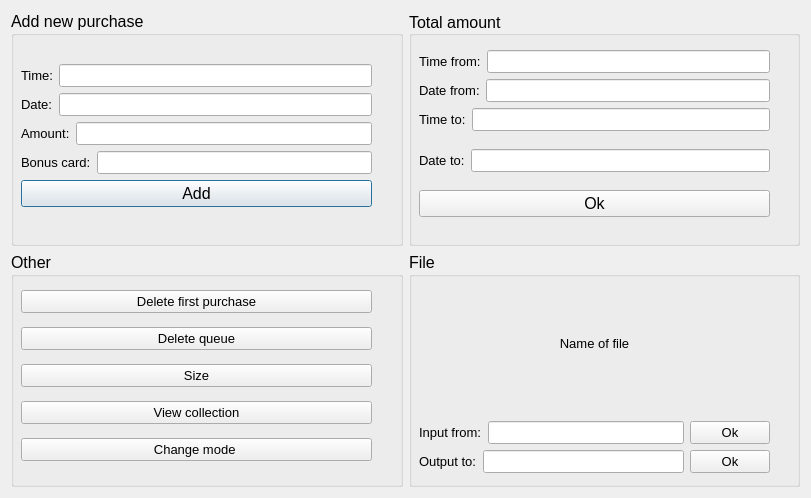
<?xml version="1.0" encoding="UTF-8"?>
<ui version="4.0">
 <class>bc_window</class>
 <widget class="QDialog" name="bc_window">
  <property name="geometry">
   <rect>
    <x>0</x>
    <y>0</y>
    <width>811</width>
    <height>498</height>
   </rect>
  </property>
  <property name="windowTitle">
   <string>Dialog</string>
  </property>
  <layout class="QVBoxLayout" name="verticalLayout">
   <item>
    <layout class="QHBoxLayout" name="horizontalLayout">
     <item>
      <widget class="QGroupBox" name="groupBox_5">
       <property name="font">
        <font>
         <pointsize>12</pointsize>
        </font>
       </property>
       <property name="title">
        <string>Add new purchase</string>
       </property>
       <widget class="QWidget" name="layoutWidget_2">
        <property name="geometry">
         <rect>
          <x>10</x>
          <y>34</y>
          <width>351</width>
          <height>181</height>
         </rect>
        </property>
        <layout class="QVBoxLayout" name="verticalLayout_7">
         <item>
          <layout class="QVBoxLayout" name="verticalLayout_8">
           <item>
            <layout class="QVBoxLayout" name="verticalLayout_10">
             <item>
              <layout class="QHBoxLayout" name="horizontalLayout_10">
               <item>
                <widget class="QLabel" name="label_11">
                 <property name="font">
                  <font>
                   <pointsize>10</pointsize>
                  </font>
                 </property>
                 <property name="text">
                  <string>Time:</string>
                 </property>
                </widget>
               </item>
               <item>
                <widget class="QLineEdit" name="bc_purchase_time">
                 <property name="font">
                  <font>
                   <pointsize>10</pointsize>
                  </font>
                 </property>
                </widget>
               </item>
              </layout>
             </item>
             <item>
              <layout class="QHBoxLayout" name="horizontalLayout_11">
               <item>
                <widget class="QLabel" name="label_12">
                 <property name="font">
                  <font>
                   <pointsize>10</pointsize>
                  </font>
                 </property>
                 <property name="text">
                  <string>Date:</string>
                 </property>
                </widget>
               </item>
               <item>
                <widget class="QLineEdit" name="bc_purchase_date">
                 <property name="font">
                  <font>
                   <pointsize>10</pointsize>
                  </font>
                 </property>
                </widget>
               </item>
              </layout>
             </item>
             <item>
              <layout class="QHBoxLayout" name="horizontalLayout_12">
               <item>
                <widget class="QLabel" name="label_13">
                 <property name="font">
                  <font>
                   <pointsize>10</pointsize>
                  </font>
                 </property>
                 <property name="text">
                  <string>Amount:</string>
                 </property>
                </widget>
               </item>
               <item>
                <widget class="QLineEdit" name="bc_purchase_amount">
                 <property name="font">
                  <font>
                   <pointsize>10</pointsize>
                  </font>
                 </property>
                </widget>
               </item>
              </layout>
             </item>
            </layout>
           </item>
           <item>
            <layout class="QHBoxLayout" name="horizontalLayout_19">
             <item>
              <widget class="QLabel" name="label_21">
               <property name="font">
                <font>
                 <pointsize>10</pointsize>
                </font>
               </property>
               <property name="text">
                <string>Bonus card:</string>
               </property>
              </widget>
             </item>
             <item>
              <widget class="QLineEdit" name="bc_purchase_bonus_card">
               <property name="font">
                <font>
                 <pointsize>10</pointsize>
                </font>
               </property>
              </widget>
             </item>
            </layout>
           </item>
           <item>
            <widget class="QPushButton" name="bc_purchase_add">
             <property name="text">
              <string>Add</string>
             </property>
            </widget>
           </item>
          </layout>
         </item>
        </layout>
       </widget>
      </widget>
     </item>
     <item>
      <widget class="QGroupBox" name="groupBox_7">
       <property name="font">
        <font>
         <pointsize>12</pointsize>
        </font>
       </property>
       <property name="title">
        <string>Total amount</string>
       </property>
       <property name="alignment">
        <set>Qt::AlignLeading|Qt::AlignLeft|Qt::AlignVCenter</set>
       </property>
       <widget class="QWidget" name="layoutWidget_3">
        <property name="geometry">
         <rect>
          <x>10</x>
          <y>27</y>
          <width>351</width>
          <height>191</height>
         </rect>
        </property>
        <layout class="QVBoxLayout" name="verticalLayout_11">
         <item>
          <layout class="QVBoxLayout" name="verticalLayout_12">
           <item>
            <layout class="QHBoxLayout" name="horizontalLayout_13">
             <item>
              <widget class="QLabel" name="label_14">
               <property name="font">
                <font>
                 <pointsize>10</pointsize>
                </font>
               </property>
               <property name="text">
                <string>Time from:</string>
               </property>
              </widget>
             </item>
             <item>
              <widget class="QLineEdit" name="bc_amount_time_from">
               <property name="font">
                <font>
                 <pointsize>10</pointsize>
                </font>
               </property>
              </widget>
             </item>
            </layout>
           </item>
           <item>
            <layout class="QHBoxLayout" name="horizontalLayout_14">
             <item>
              <widget class="QLabel" name="label_15">
               <property name="font">
                <font>
                 <pointsize>10</pointsize>
                </font>
               </property>
               <property name="text">
                <string>Date from:</string>
               </property>
              </widget>
             </item>
             <item>
              <widget class="QLineEdit" name="bc_amount_date_from">
               <property name="font">
                <font>
                 <pointsize>10</pointsize>
                </font>
               </property>
              </widget>
             </item>
            </layout>
           </item>
           <item>
            <layout class="QHBoxLayout" name="horizontalLayout_15">
             <item>
              <widget class="QLabel" name="label_16">
               <property name="font">
                <font>
                 <pointsize>10</pointsize>
                </font>
               </property>
               <property name="text">
                <string>Time to:</string>
               </property>
              </widget>
             </item>
             <item>
              <widget class="QLineEdit" name="bc_amount_time_to">
               <property name="font">
                <font>
                 <pointsize>10</pointsize>
                </font>
               </property>
              </widget>
             </item>
            </layout>
           </item>
          </layout>
         </item>
         <item>
          <layout class="QHBoxLayout" name="horizontalLayout_16">
           <item>
            <widget class="QLabel" name="label_17">
             <property name="font">
              <font>
               <pointsize>10</pointsize>
              </font>
             </property>
             <property name="text">
              <string>Date to:</string>
             </property>
            </widget>
           </item>
           <item>
            <widget class="QLineEdit" name="bc_amount_date_to">
             <property name="font">
              <font>
               <pointsize>10</pointsize>
              </font>
             </property>
             <property name="text">
              <string/>
             </property>
            </widget>
           </item>
          </layout>
         </item>
         <item>
          <widget class="QPushButton" name="bc_amount_ok">
           <property name="text">
            <string>Ok</string>
           </property>
          </widget>
         </item>
        </layout>
       </widget>
      </widget>
     </item>
    </layout>
   </item>
   <item>
    <layout class="QHBoxLayout" name="horizontalLayout_2">
     <item>
      <widget class="QGroupBox" name="groupBox_8">
       <property name="font">
        <font>
         <pointsize>12</pointsize>
        </font>
       </property>
       <property name="title">
        <string>Other</string>
       </property>
       <widget class="QWidget" name="layoutWidget_4">
        <property name="geometry">
         <rect>
          <x>10</x>
          <y>30</y>
          <width>351</width>
          <height>191</height>
         </rect>
        </property>
        <layout class="QVBoxLayout" name="verticalLayout_13">
         <item>
          <widget class="QPushButton" name="bc_delete_first">
           <property name="font">
            <font>
             <pointsize>10</pointsize>
            </font>
           </property>
           <property name="text">
            <string>Delete first purchase</string>
           </property>
          </widget>
         </item>
         <item>
          <widget class="QPushButton" name="bc_delete_queue">
           <property name="font">
            <font>
             <pointsize>10</pointsize>
            </font>
           </property>
           <property name="text">
            <string>Delete queue</string>
           </property>
          </widget>
         </item>
         <item>
          <widget class="QPushButton" name="bc_size">
           <property name="font">
            <font>
             <pointsize>10</pointsize>
            </font>
           </property>
           <property name="text">
            <string>Size</string>
           </property>
          </widget>
         </item>
         <item>
          <widget class="QPushButton" name="bc_view_collection">
           <property name="font">
            <font>
             <pointsize>10</pointsize>
            </font>
           </property>
           <property name="text">
            <string>View collection</string>
           </property>
          </widget>
         </item>
         <item>
          <widget class="QPushButton" name="pushButton_bc_back">
           <property name="font">
            <font>
             <pointsize>10</pointsize>
            </font>
           </property>
           <property name="text">
            <string>Change mode </string>
           </property>
          </widget>
         </item>
        </layout>
       </widget>
      </widget>
     </item>
     <item>
      <widget class="QGroupBox" name="groupBox_9">
       <property name="font">
        <font>
         <pointsize>12</pointsize>
        </font>
       </property>
       <property name="title">
        <string>File</string>
       </property>
       <widget class="QWidget" name="layoutWidget_5">
        <property name="geometry">
         <rect>
          <x>10</x>
          <y>20</y>
          <width>351</width>
          <height>201</height>
         </rect>
        </property>
        <layout class="QVBoxLayout" name="verticalLayout_14">
         <item>
          <widget class="QLabel" name="label_18">
           <property name="font">
            <font>
             <pointsize>10</pointsize>
            </font>
           </property>
           <property name="text">
            <string>Name of file</string>
           </property>
           <property name="alignment">
            <set>Qt::AlignCenter</set>
           </property>
          </widget>
         </item>
         <item>
          <layout class="QHBoxLayout" name="horizontalLayout_17">
           <item>
            <widget class="QLabel" name="label_19">
             <property name="font">
              <font>
               <pointsize>10</pointsize>
              </font>
             </property>
             <property name="text">
              <string>Input from:</string>
             </property>
            </widget>
           </item>
           <item>
            <widget class="QLineEdit" name="bc_file_input_name">
             <property name="font">
              <font>
               <pointsize>10</pointsize>
              </font>
             </property>
            </widget>
           </item>
           <item>
            <widget class="QPushButton" name="bc_file_input_ok">
             <property name="font">
              <font>
               <pointsize>10</pointsize>
              </font>
             </property>
             <property name="text">
              <string>Ok</string>
             </property>
            </widget>
           </item>
          </layout>
         </item>
         <item>
          <layout class="QHBoxLayout" name="horizontalLayout_18">
           <item>
            <widget class="QLabel" name="label_20">
             <property name="font">
              <font>
               <pointsize>10</pointsize>
              </font>
             </property>
             <property name="text">
              <string>Output to:</string>
             </property>
            </widget>
           </item>
           <item>
            <widget class="QLineEdit" name="bc_file_output_name">
             <property name="font">
              <font>
               <pointsize>10</pointsize>
              </font>
             </property>
            </widget>
           </item>
           <item>
            <widget class="QPushButton" name="bc_file_output_ok">
             <property name="font">
              <font>
               <pointsize>10</pointsize>
              </font>
             </property>
             <property name="text">
              <string>Ok</string>
             </property>
            </widget>
           </item>
          </layout>
         </item>
        </layout>
       </widget>
      </widget>
     </item>
    </layout>
   </item>
  </layout>
 </widget>
 <resources/>
 <connections/>
</ui>
